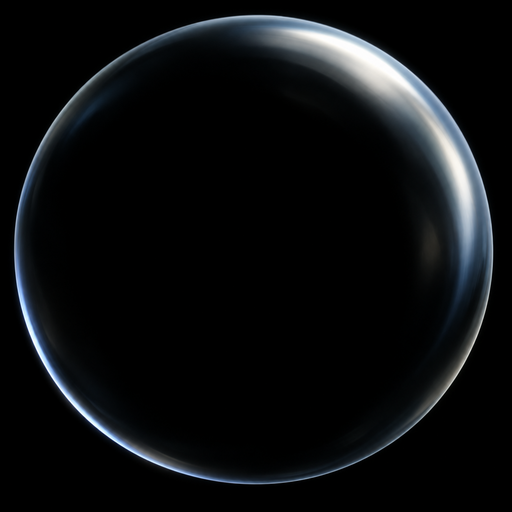
#> input picture tools/chateau_romani_3ds/hd/Glass-Reflection.png, 512 x 512 px
$ python -i build_chateau_romani_3ds.py   (imports and definitions only)
#> lines starting #> are read from the running program, lines starting #| are printed output that depends on the picture
### scripts/npc_models/native_assets/o2r.py
"""
Write (and read back) SoH / 2Ship `.o2r` resources.

An `.o2r` is a ZIP (store) of libultraship resources. Each resource has a fixed
0x40-byte header then a body. We emit little-endian resources (ByteOrder=0):

  DisplayList (ODLT), Array-of-Vertex (OARR), Texture (OTEX).

Cross-resource references inside a DisplayList use the OTR "hash" opcodes: the
top opcode byte is remapped and the command is widened to 128 bits, the extra
64 bits carrying CRC64(referenced archive path).  Spec + byte layouts verified
against a real 2Ship model (see work/RESEARCH_o2r.md).
"""
from __future__ import annotations
import struct
import zipfile
from dataclasses import dataclass, field
from typing import Dict, List, Optional, Tuple

# ---- resource type fourccs (stored as u32 in the resource endianness) --------
T_ODLT = 0x4F444C54  # "ODLT" DisplayList
T_OARR = 0x4F415252  # "OARR" Array
T_OTEX = 0x4F544558  # "OTEX" Texture
T_OSKL = 0x4F534B4C  # "OSKL" Skeleton
T_OSLB = 0x4F534C42  # "OSLB" SkeletonLimb

# SkeletonType / LimbType enums (Shipwright resource/type/*.h)
SKEL_NORMAL, SKEL_FLEX, SKEL_CURVE = 0, 1, 2
LIMB_INVALID, LIMB_STANDARD, LIMB_LOD, LIMB_SKIN, LIMB_CURVE, LIMB_LEGACY = 0, 1, 2, 3, 4, 5

OTR_HEADER_SIZE = 0x40
DEADBEEF = 0xDEADBEEFDEADBEEF

ARRAY_TYPE_VERTEX = 0x19
UCODE_F3DEX2 = 0x04

# OTR expanded (128-bit) opcodes
G_MARKER = 0x33
G_VTX_OTR_HASH = 0x32
G_DL_OTR_HASH = 0x31
G_SETTIMG_OTR_HASH = 0x20

# plain F3DEX2 opcodes we emit inline
G_ENDDL = 0xDF
G_TRI1 = 0x05
G_TRI2 = 0x06
G_SETTILE = 0xF5
G_SETTILESIZE = 0xF2
G_LOADBLOCK = 0xF3
G_RDPLOADSYNC = 0xE6
G_RDPTILESYNC = 0xE8
G_RDPPIPESYNC = 0xE7
G_SETCOMBINE = 0xFC
G_TEXTURE = 0xD7
G_GEOMETRYMODE = 0xD9
G_SETOTHERMODE_H = 0xE3
G_SETOTHERMODE_L = 0xE2

# TextureType enum
TEX_RGBA16 = 2
TEX_RGBA32 = 1


# ------------------------------------------------------------------ CRC64
_POLY = 0x42F0E1EBA9EA3693


def _crc_table():
    t = []
    for n in range(256):
        c = n << 56
        for _ in range(8):
            c = ((c << 1) ^ _POLY) & 0xFFFFFFFFFFFFFFFF if (c >> 63) & 1 else (c << 1) & 0xFFFFFFFFFFFFFFFF
        t.append(c)
    return t


_CRC_TBL = _crc_table()


# [37 lines left out: functions crc64, _header, build_vertex_array, build_texture_rgba16, not called in this run]


# ------------------------------------------------------------------ Skeleton / Limb
def _str(s: str) -> bytes:
    b = s.encode("ascii")
    return struct.pack("<I", len(b)) + b


# [31 lines left out: functions build_skeleton, build_limb, not called in this run]


# ------------------------------------------------------------------ DisplayList
class DLBuilder:
    """Accumulate F3DEX2 gfx words (8 or 16 byte) for one ODLT resource."""

    def __init__(self):
        self.words: List[int] = []      # flat list of u32 words

    def _w(self, *ws):
        self.words.extend(ws)

    def marker(self, self_path: str):
        h = crc64(self_path)
        self._w(G_MARKER << 24, 0xBEEFBEEF, h >> 32, h & 0xFFFFFFFF)

    # [15 lines left out: functions settimg_hash, vtx_hash, dl_hash, not called in this run]

    def raw(self, w0: int, w1: int):
        self._w(w0 & 0xFFFFFFFF, w1 & 0xFFFFFFFF)

    def tri1(self, a: int, b: int, c: int):
        self._w((G_TRI1 << 24) | ((a * 2) << 16) | ((b * 2) << 8) | (c * 2), 0)

    def end(self):
        self._w(G_ENDDL << 24, 0)

    # [8 lines left out: function to_resource, not called in this run]


# ------------------------------------------------------------------ archive
@dataclass
class O2R:
    root: str = "objects"
    files: Dict[str, bytes] = field(default_factory=dict)

    def add(self, path: str, data: bytes):
        self.files[path] = data

    # [37 lines left out: functions write, _read_header, read_texture, read_vertex_array, not called in this run]

### scripts/assets/build_chateau_romani_3ds.py
#!/usr/bin/env python3
"""Convert Chateau MM3D with its packed 4K atlas and clear glass materials.

The preserved original ZIP supplies the unmodified mesh/UVs and gold reflection.
The checked-in reconstructed atlas supplies the label and cork detail.
"""
from __future__ import annotations

import argparse
from collections import Counter
import hashlib
import io
import json
from pathlib import Path
import struct
import sys
import xml.etree.ElementTree as ET
import zipfile

import numpy as np
from PIL import Image

ROOT = Path(__file__).resolve().parents[2]
sys.path.insert(0, str(ROOT / 'scripts/npc_models'))
from native_assets import o2r

PREFIX = 'objects/combo_chateau_romani_3ds/'
NATIVE = 'alt/objects/object_gi_bottle_21/'
SOURCE_SHA256 = '73c375486b5f5323137b99679e9a13ae6e3b2dea25a12a03e89a89ef63e4df34'
ROLES = {'material-01C807ED-material': 'Milk', 'material-03A07E84-material': 'Glass',
         'material-00A472A8-material': 'Cork', 'material-00672A80-material': 'Label'}


# [138 lines left out: functions source_mesh, texture, hd_texture, combine, emit_material, wrapper, not called in this run]


def build(source, hd=True):
    source_bytes = source.read_bytes()
    if hashlib.sha256(source_bytes).hexdigest() != SOURCE_SHA256:
        raise ValueError('Input differs from the preserved user-supplied MM3D ZIP')
    files = {}
    with zipfile.ZipFile(io.BytesIO(source_bytes)) as archive:
        mesh = source_mesh(archive.read('chateau_romani.dae'))
        atlas = Image.open(io.BytesIO(archive.read('zelda_gi_superm_0.png'))).convert('RGBA')
        glass_map = Image.open(io.BytesIO(archive.read('zelda_gi_superm_2100.png')))
        gold_map = Image.open(io.BytesIO(archive.read('zelda_gi_superm_2000.png')))
        files[PREFIX + 'AtlasTex'] = texture(atlas)
        files[PREFIX + 'GlassReflectionTex'] = texture(glass_map, True)
        files[PREFIX + 'GoldReflectionTex'] = texture(gold_map, True)
    if hd:
        from prepare_chateau_romani import prepare_source_art
        prepare_source_art()
        hd_atlas = ROOT / 'tools/chateau_romani_3ds/hd/Atlas-4K.png'
        with Image.open(hd_atlas) as image:
            files[PREFIX + 'AtlasTex'] = hd_texture(image)
        hd_reflection = ROOT / 'tools/chateau_romani_3ds/hd/Glass-Reflection.png'
        with Image.open(hd_reflection) as image:
            files[PREFIX + 'GlassReflectionTex'] = hd_texture(image, reflection=True)
    for role in ('Milk', 'Cork', 'Glass', 'Label'):
        emit_material(files, 'GlassSurface' if role == 'Glass' else role, mesh[role],
                      'AtlasTex', atlas.size, (46 if hd else 128) if role == 'Glass' else 255)
    emit_material(files, 'GlassReflection', mesh['Glass'], 'GlassReflectionTex', glass_map.size, 110 if hd else 100, True)
    emit_material(files, 'LabelReflection', mesh['Label'], 'GoldReflectionTex', gold_map.size, 40 if hd else 55, True)
    wrapper(files, PREFIX + 'OpaqueDL', ['Milk', 'Cork'])
    # Label after glass preserves the rich burgundy; glass cannot wash it out.
    wrapper(files, PREFIX + 'GlassDL', ['GlassSurface', 'GlassReflection', 'Label', 'LabelReflection'])
    wrapper(files, NATIVE + 'gGiChateauRomaniBottleEmptyDL', ['Opaque'])
    wrapper(files, NATIVE + 'gGiChateauRomaniBottleDL', ['Glass'])
    label_pixels = np.array(atlas)[17:63, 1:63, :3].reshape(-1, 3)
    label_colors = Counter(tuple(map(int, p)) for p in label_pixels if p[0] > p[1] * 1.6 and p[2] > p[1] * 1.6)
    label_rgb = label_colors.most_common(1)[0][0]
    manifest = {'candidate': 'Chateau Romani MM3D 4K clear glass POC2' if hd else 'Chateau Romani MM3D POC1', 'source_sha256': SOURCE_SHA256,
                'source_credit': 'Nintendo / Grezzo; model ripped by Guy for The Models Resource',
                'source_triangles': {role: len(v['position']) // 3 for role, v in mesh.items()},
                'draw_triangles': {'opaque': 96, 'translucent_including_reflections': 376},
                'height': 60, 'label_hex': '#%02X%02X%02X' % label_rgb,
                'shimmer': {'label_hex': '#4A0C41', 'gold_hex': '#FFD45A'},
                'alternate_assets': True, 'runtime_tested': False,
                'resources': {k: hashlib.sha256(v).hexdigest() for k, v in sorted(files.items())}}
    if hd:
        manifest['hd_atlas'] = {'file': 'tools/chateau_romani_3ds/hd/Atlas-4K.png',
                                'size': [4096, 4096], 'native_tile': [64, 64],
                                'flags': 1, 'h_byte_scale': 64., 'v_pixel_scale': 64.,
                                'sha256': hashlib.sha256(hd_atlas.read_bytes()).hexdigest(),
                                'artwork': 'AI reconstructed from original 64x64 atlas; generated 1254x1254, UV packed and resampled to 4K'}
        manifest['hd_reflection'] = {'file': 'tools/chateau_romani_3ds/hd/Glass-Reflection.png',
                                     'size': [512,512], 'native_tile': [32,32],
                                     'sha256': hashlib.sha256(hd_reflection.read_bytes()).hexdigest()}
    return files, manifest


# [32 lines left out: functions write_archive, main, not called in this run]


# [2 lines not run here, left out]

>>> import cv2
>>> picture = cv2.imread('../../tools/chateau_romani_3ds/hd/Glass-Reflection.png', cv2.IMREAD_GRAYSCALE)
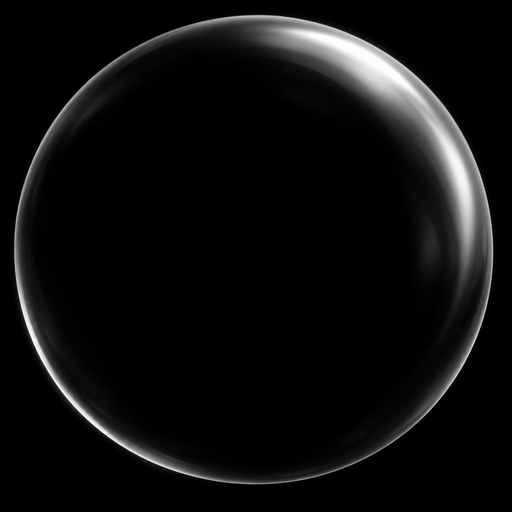
#> picture: shape (512, 512); min 0, max 255, mean 14.3
>>> result = build(picture)
#> (the run stopped early here; a loop or call above may not have finished)
